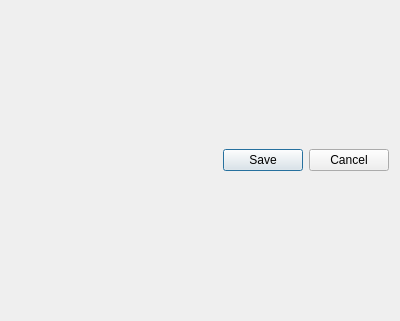
<?xml version="1.0" encoding="UTF-8"?>
<ui version="4.0">
 <class>EditColorsDialog</class>
 <widget class="QDialog" name="EditColorsDialog">
  <property name="geometry">
   <rect>
    <x>0</x>
    <y>0</y>
    <width>400</width>
    <height>321</height>
   </rect>
  </property>
  <property name="windowTitle">
   <string>Edit colors</string>
  </property>
  <layout class="QVBoxLayout" name="verticalLayout">
   <item>
    <layout class="QHBoxLayout" name="horizontalLayout">
     <item>
      <spacer name="horizontalSpacer">
       <property name="orientation">
        <enum>Qt::Horizontal</enum>
       </property>
       <property name="sizeHint" stdset="0">
        <size>
         <width>40</width>
         <height>20</height>
        </size>
       </property>
      </spacer>
     </item>
     <item>
      <widget class="QPushButton" name="saveButton">
       <property name="text">
        <string>Save</string>
       </property>
      </widget>
     </item>
     <item>
      <widget class="QPushButton" name="cancelButton">
       <property name="text">
        <string>Cancel</string>
       </property>
      </widget>
     </item>
    </layout>
   </item>
  </layout>
 </widget>
 <resources/>
 <connections/>
</ui>
